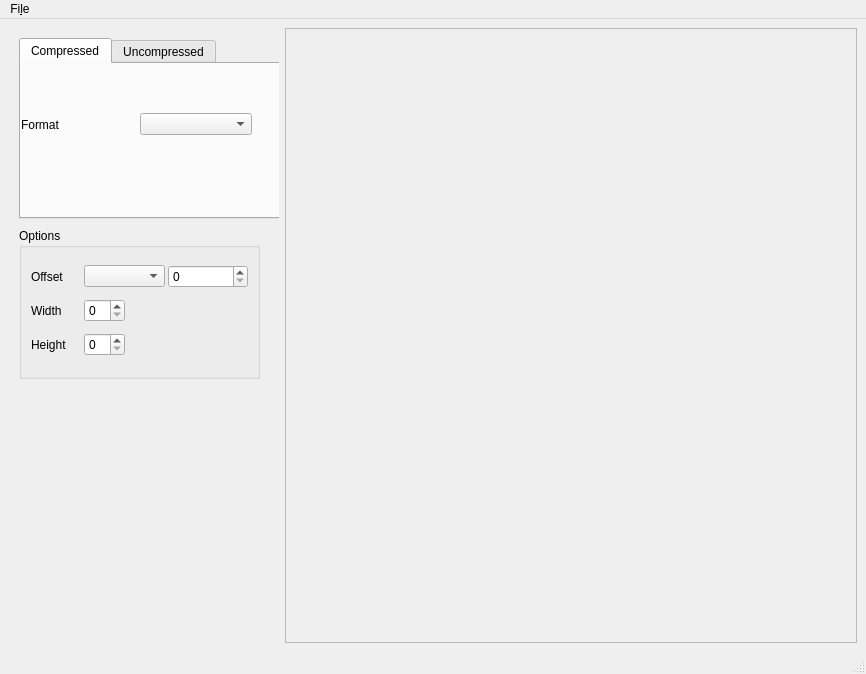
<?xml version="1.0" encoding="UTF-8"?>
<ui version="4.0">
 <class>MainWindow</class>
 <widget class="QMainWindow" name="MainWindow">
  <property name="geometry">
   <rect>
    <x>0</x>
    <y>0</y>
    <width>866</width>
    <height>674</height>
   </rect>
  </property>
  <property name="windowTitle">
   <string>TexViewer</string>
  </property>
  <widget class="QWidget" name="centralwidget">
   <layout class="QHBoxLayout" name="horizontalLayout">
    <item>
     <layout class="QVBoxLayout" name="verticalLayout">
      <property name="spacing">
       <number>0</number>
      </property>
      <property name="sizeConstraint">
       <enum>QLayout::SizeConstraint::SetNoConstraint</enum>
      </property>
      <item>
       <widget class="QWidget" name="OptionsWidget" native="true">
        <property name="sizePolicy">
         <sizepolicy hsizetype="Fixed" vsizetype="Fixed">
          <horstretch>0</horstretch>
          <verstretch>0</verstretch>
         </sizepolicy>
        </property>
        <property name="minimumSize">
         <size>
          <width>270</width>
          <height>380</height>
         </size>
        </property>
        <property name="baseSize">
         <size>
          <width>300</width>
          <height>0</height>
         </size>
        </property>
        <widget class="QTabWidget" name="FormatOptionsGroup">
         <property name="geometry">
          <rect>
           <x>10</x>
           <y>10</y>
           <width>261</width>
           <height>181</height>
          </rect>
         </property>
         <property name="currentIndex">
          <number>0</number>
         </property>
         <widget class="QWidget" name="CompressedTab">
          <attribute name="title">
           <string>Compressed</string>
          </attribute>
          <widget class="QWidget" name="horizontalLayoutWidget_3">
           <property name="geometry">
            <rect>
             <x>0</x>
             <y>40</y>
             <width>231</width>
             <height>41</height>
            </rect>
           </property>
           <layout class="QHBoxLayout" name="horizontalLayout_2">
            <item>
             <widget class="QLabel" name="FormatLabel">
              <property name="text">
               <string>Format</string>
              </property>
             </widget>
            </item>
            <item>
             <widget class="QComboBox" name="FormatCombo"/>
            </item>
           </layout>
          </widget>
         </widget>
         <widget class="QWidget" name="UncompressedTab">
          <attribute name="title">
           <string>Uncompressed</string>
          </attribute>
          <layout class="QVBoxLayout" name="verticalLayout_3">
           <item>
            <layout class="QHBoxLayout" name="horizontalLayout_3">
             <property name="spacing">
              <number>6</number>
             </property>
             <item>
              <layout class="QVBoxLayout" name="Channel1Layout">
               <item>
                <widget class="QComboBox" name="Channel1Combo">
                 <property name="enabled">
                  <bool>true</bool>
                 </property>
                 <property name="sizePolicy">
                  <sizepolicy hsizetype="Fixed" vsizetype="Fixed">
                   <horstretch>0</horstretch>
                   <verstretch>0</verstretch>
                  </sizepolicy>
                 </property>
                 <property name="sizeAdjustPolicy">
                  <enum>QComboBox::SizeAdjustPolicy::AdjustToContents</enum>
                 </property>
                 <item>
                  <property name="text">
                   <string>R</string>
                  </property>
                 </item>
                </widget>
               </item>
               <item>
                <widget class="QSpinBox" name="Channel1Spin">
                 <property name="sizePolicy">
                  <sizepolicy hsizetype="Fixed" vsizetype="Fixed">
                   <horstretch>0</horstretch>
                   <verstretch>0</verstretch>
                  </sizepolicy>
                 </property>
                </widget>
               </item>
              </layout>
             </item>
             <item>
              <layout class="QVBoxLayout" name="Channel2Layout">
               <item>
                <widget class="QComboBox" name="Channel2Combo">
                 <property name="sizePolicy">
                  <sizepolicy hsizetype="Fixed" vsizetype="Fixed">
                   <horstretch>0</horstretch>
                   <verstretch>0</verstretch>
                  </sizepolicy>
                 </property>
                 <property name="sizeAdjustPolicy">
                  <enum>QComboBox::SizeAdjustPolicy::AdjustToContents</enum>
                 </property>
                 <item>
                  <property name="text">
                   <string>G</string>
                  </property>
                 </item>
                </widget>
               </item>
               <item>
                <widget class="QSpinBox" name="Channel2Spin">
                 <property name="sizePolicy">
                  <sizepolicy hsizetype="Fixed" vsizetype="Fixed">
                   <horstretch>0</horstretch>
                   <verstretch>0</verstretch>
                  </sizepolicy>
                 </property>
                </widget>
               </item>
              </layout>
             </item>
             <item>
              <layout class="QVBoxLayout" name="Channel3Layout">
               <item>
                <widget class="QComboBox" name="Channel3Combo">
                 <property name="sizePolicy">
                  <sizepolicy hsizetype="Fixed" vsizetype="Fixed">
                   <horstretch>0</horstretch>
                   <verstretch>0</verstretch>
                  </sizepolicy>
                 </property>
                 <property name="sizeAdjustPolicy">
                  <enum>QComboBox::SizeAdjustPolicy::AdjustToContents</enum>
                 </property>
                 <item>
                  <property name="text">
                   <string>B</string>
                  </property>
                 </item>
                </widget>
               </item>
               <item>
                <widget class="QSpinBox" name="Channel3Spin">
                 <property name="sizePolicy">
                  <sizepolicy hsizetype="Fixed" vsizetype="Fixed">
                   <horstretch>0</horstretch>
                   <verstretch>0</verstretch>
                  </sizepolicy>
                 </property>
                </widget>
               </item>
              </layout>
             </item>
             <item>
              <layout class="QVBoxLayout" name="Channel4Layout">
               <item>
                <widget class="QComboBox" name="Channel4Combo">
                 <property name="sizePolicy">
                  <sizepolicy hsizetype="Fixed" vsizetype="Fixed">
                   <horstretch>0</horstretch>
                   <verstretch>0</verstretch>
                  </sizepolicy>
                 </property>
                 <property name="sizeAdjustPolicy">
                  <enum>QComboBox::SizeAdjustPolicy::AdjustToContents</enum>
                 </property>
                 <item>
                  <property name="text">
                   <string>A</string>
                  </property>
                 </item>
                </widget>
               </item>
               <item>
                <widget class="QSpinBox" name="Channel4Spin">
                 <property name="sizePolicy">
                  <sizepolicy hsizetype="Fixed" vsizetype="Fixed">
                   <horstretch>0</horstretch>
                   <verstretch>0</verstretch>
                  </sizepolicy>
                 </property>
                 <property name="minimumSize">
                  <size>
                   <width>10</width>
                   <height>0</height>
                  </size>
                 </property>
                 <property name="alignment">
                  <set>Qt::AlignmentFlag::AlignLeading|Qt::AlignmentFlag::AlignLeft|Qt::AlignmentFlag::AlignVCenter</set>
                 </property>
                </widget>
               </item>
              </layout>
             </item>
            </layout>
           </item>
           <item>
            <spacer name="verticalSpacer_2">
             <property name="orientation">
              <enum>Qt::Orientation::Vertical</enum>
             </property>
             <property name="sizeType">
              <enum>QSizePolicy::Policy::MinimumExpanding</enum>
             </property>
             <property name="sizeHint" stdset="0">
              <size>
               <width>20</width>
               <height>5</height>
              </size>
             </property>
            </spacer>
           </item>
           <item>
            <layout class="QHBoxLayout" name="horizontalLayout_4">
             <property name="sizeConstraint">
              <enum>QLayout::SizeConstraint::SetMaximumSize</enum>
             </property>
             <item>
              <widget class="QLabel" name="UncompressedFormatLabel">
               <property name="text">
                <string>Format</string>
               </property>
              </widget>
             </item>
             <item>
              <widget class="QComboBox" name="UncompressedFormatCombo"/>
             </item>
            </layout>
           </item>
          </layout>
         </widget>
        </widget>
        <widget class="QGroupBox" name="MiscOptionGroup">
         <property name="geometry">
          <rect>
           <x>10</x>
           <y>200</y>
           <width>241</width>
           <height>151</height>
          </rect>
         </property>
         <property name="title">
          <string>Options</string>
         </property>
         <layout class="QVBoxLayout" name="verticalLayout_2">
          <property name="spacing">
           <number>3</number>
          </property>
          <item>
           <layout class="QHBoxLayout" name="OffsetLayout">
            <item>
             <widget class="QLabel" name="OffsetLabel">
              <property name="sizePolicy">
               <sizepolicy hsizetype="Fixed" vsizetype="Preferred">
                <horstretch>0</horstretch>
                <verstretch>0</verstretch>
               </sizepolicy>
              </property>
              <property name="minimumSize">
               <size>
                <width>50</width>
                <height>0</height>
               </size>
              </property>
              <property name="text">
               <string>Offset</string>
              </property>
             </widget>
            </item>
            <item>
             <widget class="QComboBox" name="OffsetCombo"/>
            </item>
            <item>
             <widget class="QSpinBox" name="OffsetInput">
              <property name="stepType">
               <enum>QAbstractSpinBox::StepType::DefaultStepType</enum>
              </property>
             </widget>
            </item>
           </layout>
          </item>
          <item>
           <layout class="QHBoxLayout" name="XResolutionLayout">
            <item>
             <widget class="QLabel" name="WidthLabel">
              <property name="sizePolicy">
               <sizepolicy hsizetype="Fixed" vsizetype="Preferred">
                <horstretch>0</horstretch>
                <verstretch>0</verstretch>
               </sizepolicy>
              </property>
              <property name="minimumSize">
               <size>
                <width>50</width>
                <height>0</height>
               </size>
              </property>
              <property name="text">
               <string>Width</string>
              </property>
             </widget>
            </item>
            <item>
             <widget class="QSpinBox" name="WidthInput">
              <property name="sizePolicy">
               <sizepolicy hsizetype="Minimum" vsizetype="Fixed">
                <horstretch>0</horstretch>
                <verstretch>0</verstretch>
               </sizepolicy>
              </property>
              <property name="minimumSize">
               <size>
                <width>30</width>
                <height>0</height>
               </size>
              </property>
             </widget>
            </item>
            <item>
             <spacer name="horizontalSpacer2">
              <property name="orientation">
               <enum>Qt::Orientation::Horizontal</enum>
              </property>
              <property name="sizeHint" stdset="0">
               <size>
                <width>40</width>
                <height>20</height>
               </size>
              </property>
             </spacer>
            </item>
           </layout>
          </item>
          <item>
           <layout class="QHBoxLayout" name="YResolutionLayout">
            <item>
             <widget class="QLabel" name="HeightLabel">
              <property name="sizePolicy">
               <sizepolicy hsizetype="Fixed" vsizetype="Preferred">
                <horstretch>0</horstretch>
                <verstretch>0</verstretch>
               </sizepolicy>
              </property>
              <property name="minimumSize">
               <size>
                <width>50</width>
                <height>0</height>
               </size>
              </property>
              <property name="text">
               <string>Height</string>
              </property>
             </widget>
            </item>
            <item>
             <widget class="QSpinBox" name="HeightInput">
              <property name="sizePolicy">
               <sizepolicy hsizetype="Minimum" vsizetype="Fixed">
                <horstretch>0</horstretch>
                <verstretch>0</verstretch>
               </sizepolicy>
              </property>
              <property name="minimumSize">
               <size>
                <width>30</width>
                <height>0</height>
               </size>
              </property>
             </widget>
            </item>
            <item>
             <spacer name="horizontalSpacer1">
              <property name="orientation">
               <enum>Qt::Orientation::Horizontal</enum>
              </property>
              <property name="sizeHint" stdset="0">
               <size>
                <width>40</width>
                <height>20</height>
               </size>
              </property>
             </spacer>
            </item>
           </layout>
          </item>
         </layout>
        </widget>
       </widget>
      </item>
      <item>
       <spacer name="verticalSpacer">
        <property name="orientation">
         <enum>Qt::Orientation::Vertical</enum>
        </property>
        <property name="sizeType">
         <enum>QSizePolicy::Policy::Expanding</enum>
        </property>
        <property name="sizeHint" stdset="0">
         <size>
          <width>0</width>
          <height>40</height>
         </size>
        </property>
       </spacer>
      </item>
     </layout>
    </item>
    <item>
     <widget class="QScrollArea" name="ImagePreviewArea">
      <property name="sizePolicy">
       <sizepolicy hsizetype="Preferred" vsizetype="Preferred">
        <horstretch>0</horstretch>
        <verstretch>0</verstretch>
       </sizepolicy>
      </property>
      <property name="widgetResizable">
       <bool>true</bool>
      </property>
      <widget class="QWidget" name="scrollAreaWidgetContents">
       <property name="geometry">
        <rect>
         <x>0</x>
         <y>0</y>
         <width>420</width>
         <height>605</height>
        </rect>
       </property>
      </widget>
     </widget>
    </item>
   </layout>
  </widget>
  <widget class="QMenuBar" name="menubar">
   <property name="geometry">
    <rect>
     <x>0</x>
     <y>0</y>
     <width>866</width>
     <height>30</height>
    </rect>
   </property>
   <widget class="QMenu" name="menuFile">
    <property name="title">
     <string>Fi&amp;le</string>
    </property>
    <addaction name="actionOpen"/>
   </widget>
   <addaction name="menuFile"/>
  </widget>
  <widget class="QStatusBar" name="statusbar"/>
  <action name="actionOpen">
   <property name="text">
    <string>&amp;Open</string>
   </property>
  </action>
  <action name="actionSave">
   <property name="text">
    <string>&amp;Save</string>
   </property>
  </action>
 </widget>
 <resources/>
 <connections/>
</ui>
